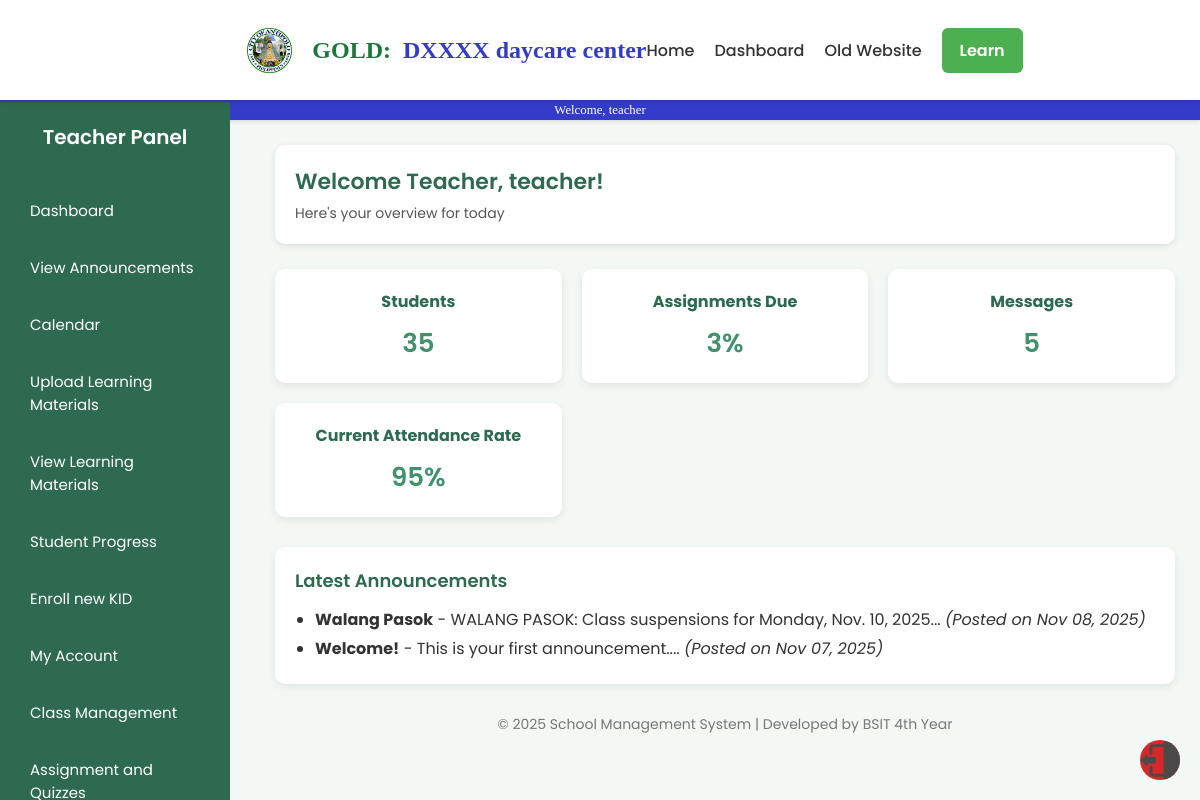
/teacherdashboard1.php (signed in), run on the app's committed database.
### tables this page shows
CREATE TABLE `announcements` (
  `id` int(11) NOT NULL,
  `title` varchar(255) NOT NULL,
  `content` text NOT NULL,
  `date_posted` datetime DEFAULT current_timestamp(),
  `posted_at` datetime DEFAULT current_timestamp(),
  `posted_by` int(11) DEFAULT NULL
);

### teacherdashboard1.php (the view, shortened to what this page needs)
<?php
$servername = "localhost";
$username = "root";
$password = "";
$dbname = "myfirstdatabase";
$conn = new mysqli($servername, $username, $password, $dbname);
$ann_query = "SELECT title, content, posted_at FROM announcements ORDER BY posted_at DESC LIMIT 2";
$ann_result = $conn->query($ann_query);
$announcements = [];
while ($row = $ann_result->fetch_assoc()) {
    $announcements[] = $row;
}
?>
<!DOCTYPE html>
<html lang="en">
<head>
  <link rel="stylesheet" href="css2/dashboard.css">
  <link rel="stylesheet" href="css/style1.css">
</head>
<body>
        <div class="Topbar">
            <img class="Antipolo" src="pictures/ANTIPOLO.png">
            <h1 class="TopbarTitle1">GOLD: &nbsp; </h1>
            <h1 class="TopbarTitle2"> DXXXX daycare center</h1>
            <nav class="navbar">
            <ul>
                <li><a href="home1.php">Home</a></li>
                <li><a href="dashboard3.php">Dashboard</a></li>
                <li><a href="extra.php">Old Website</a></li>
            </ul>
            </nav>
            <a href="learning.html" class="cta-btn">Learn</a>
        </div>
        <div class="Topbarline">
            <p class = "TopbarLineText">Welcome, <?php echo $_SESSION['username']; ?></p>
        </div>
    <div class="sidebar">
        <h2>Teacher Panel</h2>
        <a href="teacherdashboard1.php">Dashboard</a>
        <a href="announcements_feed2.php">View Announcements</a>
        <a href="calendar2.php">Calendar</a>
        <a href="upload_materials2.php">Upload Learning Materials</a>
        <a href="view_materials2.php">View Learning Materials</a>
        <a href="teacher_progress.php">Student Progress</a>
        <a href="enroll_child.php">Enroll new KID</a>
        <a href="my_account2.php">My Account</a>
        <a href="#">Class Management</a>
        <a href="#">Assignment and Quizzes</a>
    </div>
  <div class="main-content">
      <header>
          <h1>Welcome Teacher, <?php echo $_SESSION['username'] ?>!</h1>
          <p>Here's your overview for today</p>
      </header>
      <?php
        $numberofstudents = 35;
        $assignmentDue = 3;
        $messages = 5;
        $attendancerate = '95%';
      ?>
      <section class="cards">
          <div class="card">
              <h3>Students</h3>
              <p><?= $numberofstudents ?></p>
          </div>
          <div class="card">
              <h3>Assignments Due</h3>
              <p><?= $assignmentDue ?>%</p>
          </div>
          <div class="card">
              <h3>Messages</h3>
              <p><?= $messages ?></p>
          </div>
          <div class="card">
              <h3>Current Attendance Rate</h3>
              <p><?= $attendancerate ?></p>
          </div>
      </section>
      <section class="announcement">
          <h2>Latest Announcements</h2>
          <?php if (empty($announcements)): ?>
              <p>No announcements available.</p>
          <?php else: ?>
              <ul>
                  <?php foreach ($announcements as $ann): ?>
                      <li>
                          <strong><?php echo htmlspecialchars($ann['title']); ?></strong> -
                          <?php echo htmlspecialchars(substr($ann['content'], 0, 100)); ?>...
                          <em>(Posted on <?php echo date('M d, Y', strtotime($ann['posted_at'])); ?>)</em>
                      </li>
                  <?php endforeach; ?>
              </ul>
          <?php endif; ?>
      </section>
      <footer>
          <p>© 2025 School Management System | Developed by BSIT 4th Year</p>
      </footer>
  </div>
  <img
        src="pictures/LOicon.png"
        alt="Logout"
        class="logout"
        onclick="confirmLogout()"
    >
</body>
</html>

### css2/dashboard.css (style rules this page uses)
Body { background-color: #e9e9e9; margin: 0; font-family: Arial, sans-serif; }
.Topbar { display: flex; align-items: center; justify-content: center; width: 100%; height: 100px; background-color: #ffffff; padding-left: 50px; position: sticky; top: 0; z-index: 1000; box-shadow: 0px 2px 5px rgba(0,0,0,0.1); }
.Topbarline { height: 20px; width: 100%; background-color: #343bc9; box-shadow: 0px 0px 5px #c4c4c4; display: flex; align-items: center; justify-content: center; }
.TopbarLineText { font-family: Calibri; color: #ffffff; font-size: 80%; }
.TopbarTitle1 { font-size: 150%; font-family: Calibri; color: #1c773c; }
.TopbarTitle2 { font-size: 150%; font-family: Calibri; color: #343bc9; }
.Antipolo { margin: 20px; height: 45px; width: 45px; }
.navbar ul { list-style: none; display: flex; gap: 20px; }
.navbar a { text-decoration: none; color: #333; font-weight: 500; transition: color 0.3s ease; }
.cta-btn { background-color: #4caf50; color: #fff; padding: 10px 18px; border-radius: 6px; font-weight: 600; text-decoration: none; transition: background-color 0.3s ease; margin-left: 20px; }
.logout { position: fixed; bottom: 20px; right: 20px; width: 40px; height: 40px; border-radius: 50%; transition: filter 0.3s ease; cursor: pointer; }

### css/style1.css (style rules this page uses)
* { margin: 0; padding: 0; box-sizing: border-box; }
body { font-family: 'Poppins', sans-serif; background: #f4f8f5; color: #333; }
.sidebar { position: fixed; left: 0; top: 0; width: 230px; height: 100%; background-color: #2d6a4f; color: white; padding: 20px; display: flex; flex-direction: column; gap: 10px; }
.sidebar h2 { text-align: center; margin-bottom: 25px; font-weight: 600; font-size: 20px; }
.sidebar a { display: block; color: white; text-decoration: none; padding: 12px 10px; border-radius: 6px; transition: background 0.3s; font-size: 15px; }
.logout { background: #d62828; margin-top: auto; text-align: center; }
.main-content { margin-left: 250px; padding: 25px; }
header { background: white; padding: 20px; border-radius: 10px; box-shadow: 0 2px 6px rgba(0,0,0,0.1); margin-bottom: 25px; }
header h1 { color: #2d6a4f; font-weight: 600; font-size: 22px; }
header p { font-size: 14px; color: #555; margin-top: 5px; }
.cards { display: grid; grid-template-columns: repeat(auto-fit, minmax(220px, 1fr)); gap: 20px; }
.card { background: white; padding: 20px; border-radius: 10px; box-shadow: 0 3px 8px rgba(0,0,0,0.08); text-align: center; }
.card h3 { color: #2d6a4f; margin-bottom: 10px; font-size: 16px; }
.card p { font-size: 26px; font-weight: 600; color: #40916c; }
.announcement { background: white; margin-top: 30px; padding: 20px; border-radius: 10px; box-shadow: 0 3px 8px rgba(0,0,0,0.08); }
.announcement h2 { color: #2d6a4f; margin-bottom: 12px; font-size: 18px; font-weight: 600; }
.announcement ul { list-style-type: disc; padding-left: 20px; color: #333; line-height: 1.8; }
footer { text-align: center; margin-top: 30px; color: #777; font-size: 14px; }

### teacherdashboard1.php (style rules this page uses)
.logout { position: fixed; bottom: 20px; right: 20px; width: 40px; height: 40px; border-radius: 50%; transition: filter 0.3s ease; cursor: pointer; }
.sidebar { margin-top: 102px; margin-bottom: 100px; overflow-y: scroll; }

### data on the page
announcements: title "Walang Pasok", content "WALANG PASOK: Class suspensions for Monday, Nov. 10, 2025", posted_at "Nov 08, 2025"
announcements: title "Welcome!", content "This is your first announcement.", posted_at "Nov 07, 2025"

### other printed values
$_SESSION['username'] "teacher"
$numberofstudents "35"
$assignmentDue "3"
$messages "5"
$attendancerate "95%"
